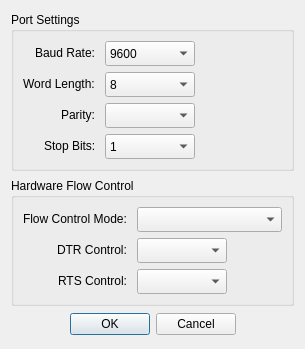
<?xml version="1.0" encoding="UTF-8"?>
<ui version="4.0">
 <class>DialogSetupSerialPort</class>
 <widget class="QDialog" name="DialogSetupSerialPort">
  <property name="geometry">
   <rect>
    <x>0</x>
    <y>0</y>
    <width>305</width>
    <height>349</height>
   </rect>
  </property>
  <property name="windowTitle">
   <string>Setup Serial Port</string>
  </property>
  <layout class="QVBoxLayout" name="verticalLayout">
   <item>
    <widget class="QGroupBox" name="groupBox">
     <property name="sizePolicy">
      <sizepolicy hsizetype="Preferred" vsizetype="Fixed">
       <horstretch>0</horstretch>
       <verstretch>0</verstretch>
      </sizepolicy>
     </property>
     <property name="title">
      <string>Port Settings</string>
     </property>
     <layout class="QFormLayout" name="formLayout">
      <property name="labelAlignment">
       <set>Qt::AlignRight|Qt::AlignTrailing|Qt::AlignVCenter</set>
      </property>
      <item row="0" column="0">
       <widget class="QLabel" name="labelBaudRate">
        <property name="text">
         <string>Baud Rate: </string>
        </property>
       </widget>
      </item>
      <item row="0" column="1">
       <widget class="NumericComboBox" name="comboBoxBaudRate">
        <property name="sizePolicy">
         <sizepolicy hsizetype="Fixed" vsizetype="Fixed">
          <horstretch>0</horstretch>
          <verstretch>0</verstretch>
         </sizepolicy>
        </property>
        <property name="minimumSize">
         <size>
          <width>90</width>
          <height>25</height>
         </size>
        </property>
        <property name="currentIndex">
         <number>3</number>
        </property>
        <item>
         <property name="text">
          <string>1200</string>
         </property>
        </item>
        <item>
         <property name="text">
          <string>2400</string>
         </property>
        </item>
        <item>
         <property name="text">
          <string>4800</string>
         </property>
        </item>
        <item>
         <property name="text">
          <string>9600</string>
         </property>
        </item>
        <item>
         <property name="text">
          <string>19200</string>
         </property>
        </item>
        <item>
         <property name="text">
          <string>38400</string>
         </property>
        </item>
        <item>
         <property name="text">
          <string>57600</string>
         </property>
        </item>
        <item>
         <property name="text">
          <string>115200</string>
         </property>
        </item>
       </widget>
      </item>
      <item row="1" column="0">
       <widget class="QLabel" name="labelWordLength">
        <property name="text">
         <string>Word Length: </string>
        </property>
       </widget>
      </item>
      <item row="1" column="1">
       <widget class="NumericComboBox" name="comboBoxWordLength">
        <property name="sizePolicy">
         <sizepolicy hsizetype="Fixed" vsizetype="Fixed">
          <horstretch>0</horstretch>
          <verstretch>0</verstretch>
         </sizepolicy>
        </property>
        <property name="minimumSize">
         <size>
          <width>90</width>
          <height>25</height>
         </size>
        </property>
        <property name="currentIndex">
         <number>1</number>
        </property>
        <item>
         <property name="text">
          <string>7</string>
         </property>
        </item>
        <item>
         <property name="text">
          <string>8</string>
         </property>
        </item>
       </widget>
      </item>
      <item row="2" column="0">
       <widget class="QLabel" name="labelParity">
        <property name="text">
         <string>Parity: </string>
        </property>
       </widget>
      </item>
      <item row="2" column="1">
       <widget class="ParityTypeComboBox" name="comboBoxParity">
        <property name="sizePolicy">
         <sizepolicy hsizetype="Fixed" vsizetype="Fixed">
          <horstretch>0</horstretch>
          <verstretch>0</verstretch>
         </sizepolicy>
        </property>
        <property name="minimumSize">
         <size>
          <width>90</width>
          <height>25</height>
         </size>
        </property>
        <property name="currentIndex">
         <number>-1</number>
        </property>
       </widget>
      </item>
      <item row="3" column="0">
       <widget class="QLabel" name="label">
        <property name="text">
         <string>Stop Bits: </string>
        </property>
       </widget>
      </item>
      <item row="3" column="1">
       <widget class="NumericComboBox" name="comboBoxStopBits">
        <property name="sizePolicy">
         <sizepolicy hsizetype="Fixed" vsizetype="Fixed">
          <horstretch>0</horstretch>
          <verstretch>0</verstretch>
         </sizepolicy>
        </property>
        <property name="minimumSize">
         <size>
          <width>90</width>
          <height>25</height>
         </size>
        </property>
        <item>
         <property name="text">
          <string>1</string>
         </property>
        </item>
        <item>
         <property name="text">
          <string>2</string>
         </property>
        </item>
       </widget>
      </item>
     </layout>
    </widget>
   </item>
   <item>
    <widget class="QGroupBox" name="groupBox_2">
     <property name="sizePolicy">
      <sizepolicy hsizetype="Expanding" vsizetype="Fixed">
       <horstretch>1</horstretch>
       <verstretch>0</verstretch>
      </sizepolicy>
     </property>
     <property name="title">
      <string>Hardware Flow Control</string>
     </property>
     <layout class="QFormLayout" name="formLayout_3">
      <property name="labelAlignment">
       <set>Qt::AlignRight|Qt::AlignTrailing|Qt::AlignVCenter</set>
      </property>
      <item row="0" column="0">
       <widget class="QLabel" name="labelFlowControl">
        <property name="text">
         <string>Flow Control Mode: </string>
        </property>
       </widget>
      </item>
      <item row="0" column="1">
       <widget class="FlowControlTypeComboBox" name="comboBoxFlowControl">
        <property name="minimumSize">
         <size>
          <width>0</width>
          <height>25</height>
         </size>
        </property>
        <property name="currentIndex">
         <number>-1</number>
        </property>
       </widget>
      </item>
      <item row="3" column="0">
       <widget class="QLabel" name="labelDTRControl">
        <property name="text">
         <string>DTR Control: </string>
        </property>
       </widget>
      </item>
      <item row="3" column="1">
       <widget class="BooleanComboBox" name="comboBoxDTRControl">
        <property name="sizePolicy">
         <sizepolicy hsizetype="Fixed" vsizetype="Fixed">
          <horstretch>0</horstretch>
          <verstretch>0</verstretch>
         </sizepolicy>
        </property>
        <property name="minimumSize">
         <size>
          <width>90</width>
          <height>25</height>
         </size>
        </property>
       </widget>
      </item>
      <item row="5" column="0">
       <widget class="QLabel" name="labelRTSControl">
        <property name="text">
         <string>RTS Control: </string>
        </property>
       </widget>
      </item>
      <item row="5" column="1">
       <widget class="BooleanComboBox" name="comboBoxRTSControl">
        <property name="sizePolicy">
         <sizepolicy hsizetype="Fixed" vsizetype="Fixed">
          <horstretch>0</horstretch>
          <verstretch>0</verstretch>
         </sizepolicy>
        </property>
        <property name="minimumSize">
         <size>
          <width>90</width>
          <height>25</height>
         </size>
        </property>
       </widget>
      </item>
     </layout>
    </widget>
   </item>
   <item>
    <widget class="QDialogButtonBox" name="buttonBox">
     <property name="orientation">
      <enum>Qt::Horizontal</enum>
     </property>
     <property name="standardButtons">
      <set>QDialogButtonBox::Cancel|QDialogButtonBox::Ok</set>
     </property>
     <property name="centerButtons">
      <bool>true</bool>
     </property>
    </widget>
   </item>
  </layout>
 </widget>
 <customwidgets>
  <customwidget>
   <class>NumericComboBox</class>
   <extends>QComboBox</extends>
   <header>numericcombobox.h</header>
  </customwidget>
  <customwidget>
   <class>ParityTypeComboBox</class>
   <extends>QComboBox</extends>
   <header>paritytypecombobox.h</header>
  </customwidget>
  <customwidget>
   <class>FlowControlTypeComboBox</class>
   <extends>QComboBox</extends>
   <header>flowcontroltypecombobox.h</header>
  </customwidget>
  <customwidget>
   <class>BooleanComboBox</class>
   <extends>QComboBox</extends>
   <header>booleancombobox.h</header>
  </customwidget>
 </customwidgets>
 <resources/>
 <connections>
  <connection>
   <sender>buttonBox</sender>
   <signal>accepted()</signal>
   <receiver>DialogSetupSerialPort</receiver>
   <slot>accept()</slot>
   <hints>
    <hint type="sourcelabel">
     <x>248</x>
     <y>254</y>
    </hint>
    <hint type="destinationlabel">
     <x>157</x>
     <y>274</y>
    </hint>
   </hints>
  </connection>
  <connection>
   <sender>buttonBox</sender>
   <signal>rejected()</signal>
   <receiver>DialogSetupSerialPort</receiver>
   <slot>reject()</slot>
   <hints>
    <hint type="sourcelabel">
     <x>316</x>
     <y>260</y>
    </hint>
    <hint type="destinationlabel">
     <x>286</x>
     <y>274</y>
    </hint>
   </hints>
  </connection>
 </connections>
</ui>
